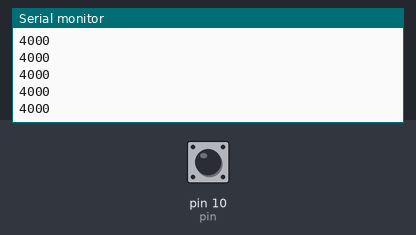
The sketch below on a simulated Arduino Uno, built with avr-gcc and run on an emulated ATmega328P. On the bench: the last lines printed to the serial monitor. The test bench sets the inputs (shaded band); at power-on: pin 10 (pin) LOW.

Above: at 1.2 s.
1.3 s: pin 10 (pin) driven HIGH
At 1.9 s:
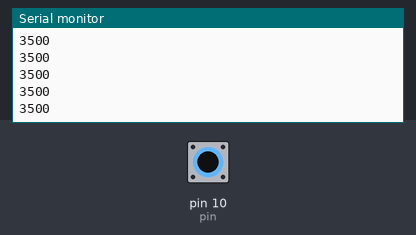
2.8 s: pin 10 (pin) driven LOW
At 3.7 s:
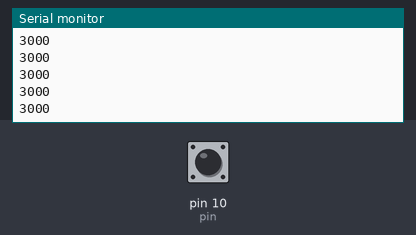
4.3 s: pin 10 (pin) pulsed HIGH 2 times (0.12 s each, 0.3 s apart)
At 4.72 s:
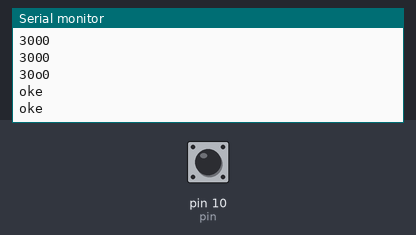
Timing chart, 0 to 7.3 s (numbered marks = the images above; inputs shaded):
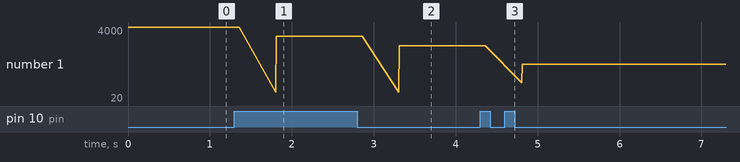

Measured:
- after the input at 1.3 s, the serial monitor: prints a new line after 0.07 s (image 1)
- after the input at 2.8 s, the serial monitor: prints a new line after 0.07 s (image 2)
- after the input at 4.3 s, the serial monitor: prints a new line after 0.06 s (image 3)
- plotted number 1: 4000 → 3500 after the input at 1.3 s, 3500 → 3000 after the input at 2.8 s, 3000 → 20 after the input at 4.3 s

The sketch:

tutorial_coin_acceptor.ino
```cpp
#include "PinChangeInterrupt.h"
volatile int pulse = 0;
int koin;
int pin = 10;
int harga = 4000;
void coin_value() {
  pulse = pulse + 1;
  Serial.println("oke");

}

void setup() {
  Serial.begin(9600);
  //pinMode(2, INPUT);
 // Serial.println("Ready to be collected");
  /// attachInterrupt(digitalPinToInterrupt(3),  coin_value, CHANGE);
  //attachInterrupt(1, coin_value, CHANGE);
   attachPCINT(digitalPinToPCINT(10), coin_value, CHANGE);
}

void loop() {

  if (pulse > 0)
    {

    delay (500);   // let the other pulses arrive
    if (pulse == 4) {
      Serial.println("1000");

      harga -=1000;
    }
    if (pulse == 2) {
      Serial.println("500");

       harga -=500;
    }
    if (pulse == 1) {
      Serial.println("500");

       harga -=500;
    }

    pulse = 0;  // clear for next time
  }
Serial.println(harga);


}
```
